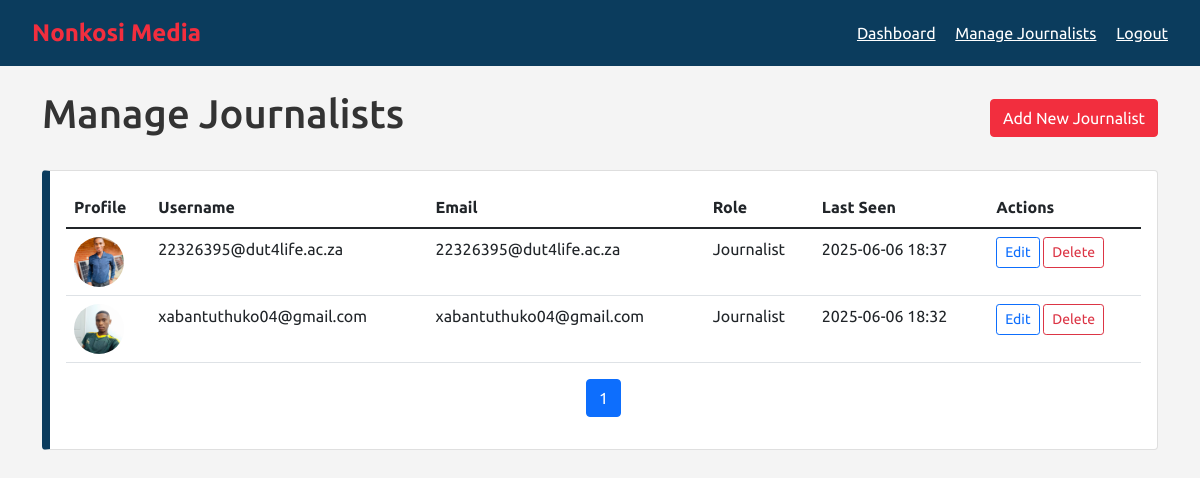
The app's page /admin/manage_journalists (signed in), older data.
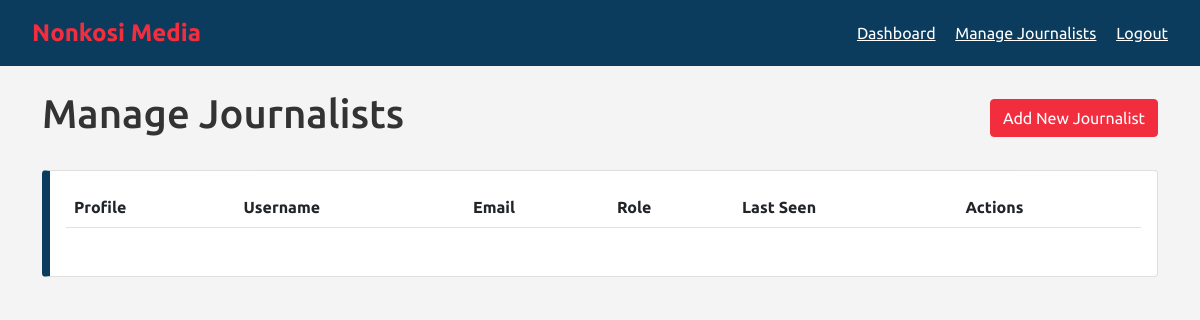
The same page, newer data.
### app.py (models this page shows, shortened)
class User(db.Model, UserMixin):
    id = db.Column(db.Integer, primary_key=True)
    username = db.Column(db.String(50), unique=True, nullable=False)
    email = db.Column(db.String(120), unique=True, nullable=False)
    password = db.Column(db.String(60), nullable=False)
    role = db.Column(db.String(20), nullable=False, default='user')
    profile_pic = db.Column(db.String(100), nullable=False, default='default.jpg')
    last_seen = db.Column(db.DateTime, default=datetime.utcnow)
    news_articles = db.relationship('News', backref='author', lazy=True)

### app.py (the view)
@app.route('/admin/manage_journalists')
@login_required
def manage_journalists():
    if current_user.role != 'admin':
        flash('You are not authorized to access this page', 'error')
        return redirect(url_for('home'))
    page = request.args.get('page', 1, type=int)
    per_page = 10  # Number of journalists per page
    journalists = User.query.filter(User.role.in_(['journalist', 'senior_journalist', 'junior_journalist']))\
                          .order_by(User.username)\
                          .paginate(page=page, per_page=per_page, error_out=False)
    return render_template('manage_journalists.html',
                         journalists=journalists.items,
                         page=page,
                         total_pages=journalists.pages)

### app.py (called while the page is built)
@login_manager.user_loader
def load_user(user_id):
    return User.query.get(int(user_id))

### templates/manage_journalists.html (shortened to what this page needs)
<!DOCTYPE html>
<html lang="en">
<head>
  <link href="https://cdn.jsdelivr.net/npm/bootstrap@5.1.3/dist/css/bootstrap.min.css" rel="stylesheet">
</head>
<body>
  <header class="header mb-4">
    <div class="container-fluid">
      <div class="d-flex justify-content-between align-items-center">
        <div class="logo">Nonkosi Media</div>
        <nav>
          <a href="/admin" class="text-white me-3">Dashboard</a>
          <a href="/admin/manage_journalists" class="text-white me-3">Manage Journalists</a>
          <a href="/logout" class="text-white">Logout</a>
        </nav>
      </div>
    </div>
  </header>
  <div class="container">
    <div class="d-flex justify-content-between align-items-center mb-4">
      <h1>Manage Journalists</h1>
      <button class="btn btn-primary" data-bs-toggle="modal" data-bs-target="#addJournalistModal">
        Add New Journalist
      </button>
    </div>
    <div class="card mb-4">
      <div class="card-body">
        <div class="table-responsive">
          <table class="table table-hover">
            <thead>
              <tr>
                <th>Profile</th>
                <th>Username</th>
                <th>Email</th>
                <th>Role</th>
                <th>Last Seen</th>
                <th>Actions</th>
              </tr>
            </thead>
            <tbody>
              {% for journalist in journalists %}
              <tr>
                <td>
                  <img src="{{ url_for('static', filename='uploads/profile_pics/' + journalist.profile_pic) }}"
                       alt="{{ journalist.username }}" class="profile-img">
                </td>
                <td>{{ journalist.username }}</td>
                <td>{{ journalist.email }}</td>
                <td>{{ journalist.role.replace('_', ' ').title() }}</td>
                <td>{{ journalist.last_seen.strftime('%Y-%m-%d %H:%M') if journalist.last_seen else 'Never' }}</td>
                <td>
                  <button class="btn btn-sm btn-outline-primary edit-btn"
                          data-id="{{ journalist.id }}"
                          data-username="{{ journalist.username }}"
                          data-email="{{ journalist.email }}"
                          data-role="{{ journalist.role }}">
                    Edit
                  </button>
                  <button class="btn btn-sm btn-outline-danger delete-btn"
                          data-id="{{ journalist.id }}">
                    Delete
                  </button>
                </td>
              </tr>
              {% endfor %}
            </tbody>
          </table>
        </div>
        <nav>
          <ul class="pagination justify-content-center">
            {% for p in range(1, total_pages + 1) %}
              <li class="page-item {% if p == page %}active{% endif %}">
                <a class="page-link" href="{{ url_for('manage_journalists', page=p) }}">{{ p }}</a>
              </li>
            {% endfor %}
          </ul>
        </nav>
      </div>
    </div>
  </div>
</body>
</html>

### templates/manage_journalists.html (style rules this page uses)
body { font-family: 'Ubuntu', sans-serif; background-color: #f4f4f4; color: #333; }
.header { background-color: #0b3c5d; color: white; padding: 15px 20px; }
.logo { font-size: 1.5em; font-weight: bold; color: #f22e3e; }
.card { border-left: 8px solid #0b3c5d; }
.btn-primary { background-color: #f22e3e; border-color: #f22e3e; }

Row changes from the older to the newer data that the page shows:
removed User: profile_pic (picture), username "22326395@dut4life.ac.za", email "22326395@dut4life.ac.za", role.replace "Journalist", last_seen "2025-06-06 18:37"
removed User: profile_pic (picture), username "xabantuthuko04@gmail.com", email "xabantuthuko04@gmail.com", role.replace "Journalist", last_seen "2025-06-06 18:32"
Text that changed along with them:
list line gone: "1"
